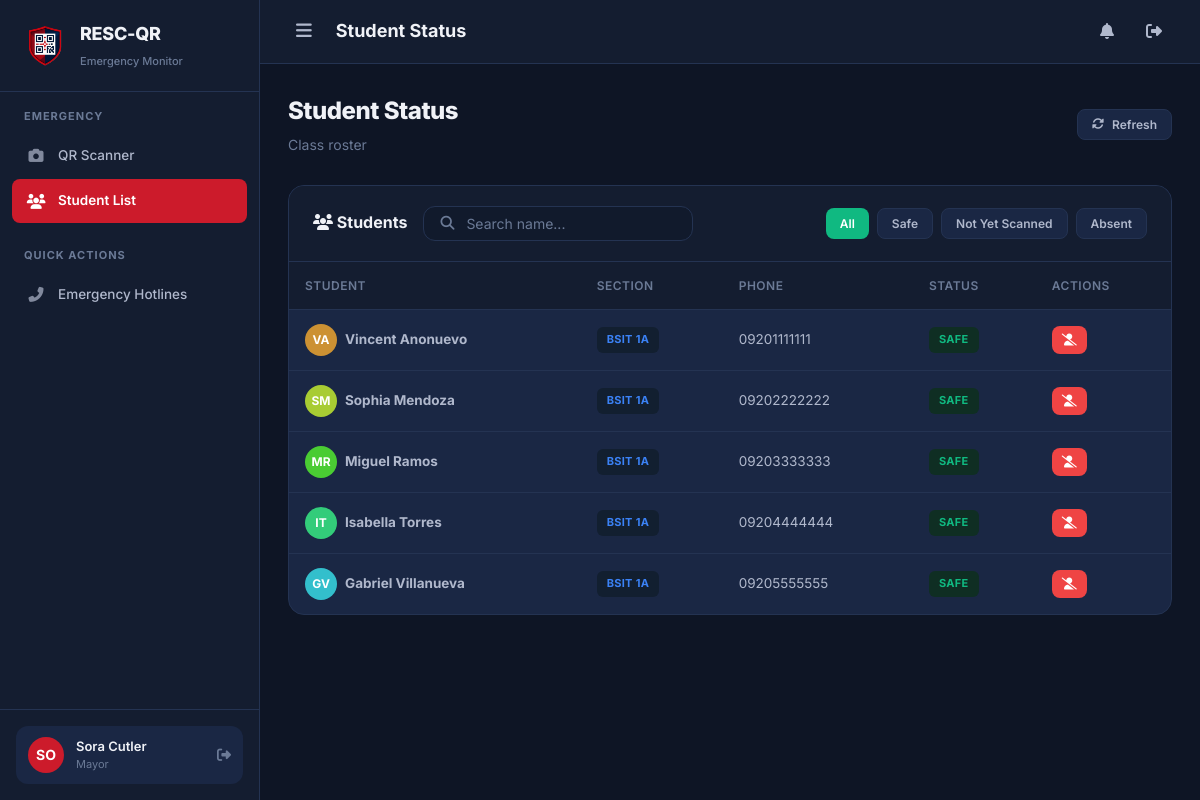
The app's page /scan/students (signed in) with its own data.
### tables this page shows
CREATE TABLE IF NOT EXISTS `student` (
    `student_id` INT AUTO_INCREMENT PRIMARY KEY,
    `class_id` INT NOT NULL,
    `first_name` VARCHAR(100) NOT NULL,
    `last_name` VARCHAR(100) NOT NULL,
    `email` VARCHAR(150) DEFAULT NULL,
    `password_hash` VARCHAR(255) DEFAULT NULL,
    `phone` VARCHAR(20) DEFAULT NULL,
    `course` VARCHAR(100) NOT NULL,
    `year_level` VARCHAR(20) NOT NULL,
    `qr_code_value` VARCHAR(255) DEFAULT NULL UNIQUE,
    `profile_image` VARCHAR(255) DEFAULT NULL,
    `profile_status` ENUM('Active','Inactive') DEFAULT 'Active',
    `created_at` DATETIME DEFAULT CURRENT_TIMESTAMP,
    `updated_at` DATETIME DEFAULT CURRENT_TIMESTAMP ON UPDATE CURRENT_TIMESTAMP,
    FOREIGN KEY (`class_id`) REFERENCES `class`(`class_id`) ON DELETE CASCADE
);

CREATE TABLE IF NOT EXISTS `class` (
    `class_id` INT AUTO_INCREMENT PRIMARY KEY,
    `section_name` VARCHAR(100) NOT NULL,
    `program` VARCHAR(150) NOT NULL,
    `year_level` VARCHAR(20) NOT NULL,
    `created_at` DATETIME DEFAULT CURRENT_TIMESTAMP,
    `updated_at` DATETIME DEFAULT CURRENT_TIMESTAMP ON UPDATE CURRENT_TIMESTAMP
);

### app/controllers/ScanController.php (called while the page is built, shortened)
<?php
class ScanController extends Controller {
    private $studentModel;
    private $statusModel;
    private $eventModel;
    public function __construct() {
        $this->studentModel = $this->model('Student');
        $this->statusModel  = $this->model('StudentStatus');
        $this->eventModel   = $this->model('EmergencyEvent');
    }
    public function students() {
        $activeEvent = $this->eventModel->getActiveEvent();
        $classId = $_SESSION['class_id'] ?? null;
        $students = [];
        $summary = ['safe_count' => 0, 'missing_count' => 0, 'not_in_class_count' => 0, 'total' => 0];
        if ($activeEvent) {
            $students = $this->statusModel->getStatusesByEvent($activeEvent['event_id'], $classId);
            $summary  = $this->statusModel->getSummary($activeEvent['event_id'], $classId);
        } else {
            $students = $this->studentModel->getAll('', $classId);
            $absentCount = 0;
            $summary['safe_count'] = count($students) - $absentCount;
            $summary['missing_count'] = 0;
            $summary['not_in_class_count'] = $absentCount;
            $summary['total'] = count($students);
        }
        $data = [
            'pageTitle'   => 'Student Status',
            'students'    => $students,
            'summary'     => $summary,
            'activeEvent' => $activeEvent,
            'extraJs'     => ['dashboard.js'],
        ];
        $this->view('mayor/student_list', $data);
    }
}

### core/App.php (called while the page is built, shortened)
<?php
class App {
    protected $controller = 'AuthController';
    protected $method = 'index';
    public function __construct() {
        $url = $this->parseUrl();
        $controllerName = !empty($url[0]) ? ucfirst($url[0]) . 'Controller' : $this->controller;
        $controllerMap = [
            'AuthController'          => 'AuthController',
            'DashboardController'     => 'DashboardController',
            'StudentController'       => 'StudentController',
            'QrController'            => 'QRController',
            'QRController'            => 'QRController',
            'ScanController'          => 'ScanController',
            'EventController'        => 'EventController',
            'ReportController'        => 'ReportController',
            'StudentviewController'   => 'StudentViewController',
            'StudentViewController'   => 'StudentViewController',
            'AttendanceController'    => 'AttendanceController',
            'ApiController'           => 'ApiController',
        ];
        $urlSegment = !empty($url[0]) ? $url[0] : 'auth';
        $possibleController = ucfirst(strtolower($urlSegment)) . 'Controller';
        if (isset($controllerMap[$possibleController])) {
            $controllerName = $controllerMap[$possibleController];
        } elseif ($urlSegment === 'api' && !empty($url[1])) {
            $possibleController = ucfirst(strtolower($url[1])) . 'Controller';
            if (isset($controllerMap[$possibleController])) {
                $controllerName = $controllerMap[$possibleController];
                array_shift($url);
            }
        } else {
            $controllerName = $this->controller;
        }
        $controllerFile = ROOT_PATH . '/app/controllers/' . $controllerName . '.php';
        if (file_exists($controllerFile)) {
            $this->controller = new $controllerName();
        } else {
            require_once ROOT_PATH . '/app/controllers/AuthController.php';
            $this->controller = new AuthController();
        }
        array_shift($url);
        if (!empty($url[0]) && method_exists($this->controller, $url[0])) {
            $this->method = $url[0];
            array_shift($url);
        }
        $this->params = $url ? array_values($url) : [];
        call_user_func_array([$this->controller, $this->method], $this->params);
    }
    private function parseUrl() {
        if (isset($_GET['url'])) {
            return explode('/', filter_var(rtrim($_GET['url'], '/'), FILTER_SANITIZE_URL));
        }
        return [];
    }
}

### index.php (called while the page is built, shortened)
<?php
require_once ROOT_PATH . '/config/app.php';
require_once ROOT_PATH . '/app/helpers/session_helper.php';
require_once ROOT_PATH . '/core/Database.php';
require_once ROOT_PATH . '/core/Model.php';
require_once ROOT_PATH . '/core/Controller.php';
require_once ROOT_PATH . '/core/App.php';
$app = new App();

### core/Database.php (called while the page is built, shortened)
<?php
class Database {
    private static $instance = null;
    private $pdo;
    private function __construct() {
        $dsn = 'mysql:host=' . DB_HOST . ';dbname=' . DB_NAME . ';charset=' . DB_CHARSET;
        $options = [
            PDO::ATTR_ERRMODE            => PDO::ERRMODE_EXCEPTION,
            PDO::ATTR_DEFAULT_FETCH_MODE => PDO::FETCH_ASSOC,
            PDO::ATTR_EMULATE_PREPARES   => false,
        ];
        try {
            $this->pdo = new PDO($dsn, DB_USER, DB_PASS, $options);
        } catch (PDOException $e) {
            die('Database connection failed: ' . $e->getMessage());
        }
    }
    public static function getInstance() {
        if (self::$instance === null) {
            self::$instance = new self();
        }
        return self::$instance;
    }
    public function getConnection() {
        return $this->pdo;
    }
}

### core/Model.php (called while the page is built, shortened)
<?php
class Model {
    protected $db;
    public function __construct() {
        $this->db = Database::getInstance()->getConnection();
    }
    protected function query($sql, $params = []) {
        $stmt = $this->db->prepare($sql);
        $stmt->execute($params);
        return $stmt;
    }
}

### app/models/EmergencyEvent.php (called while the page is built, shortened)
<?php
class EmergencyEvent extends Model {
    public function getActiveEvent() {
        $stmt = $this->query("SELECT * FROM emergency_event WHERE status = 'Active' ORDER BY event_datetime DESC LIMIT 1");
        return $stmt->fetch();
    }
}

### app/models/Student.php (called while the page is built, shortened)
<?php
class Student extends Model {
    public function getAll($search = '', $classId = null) {
        $sql = "SELECT s.*, c.section_name, c.program
                FROM student s
                JOIN class c ON s.class_id = c.class_id
                WHERE s.profile_status = 'Active'";
        $params = [];
        if ($classId) {
            $sql .= " AND s.class_id = :class_id";
            $params[':class_id'] = $classId;
        }
        $sql .= " ORDER BY s.last_name ASC";
        $stmt = $this->query($sql, $params);
        return $stmt->fetchAll();
    }
}

### app/helpers/session_helper.php (called while the page is built, shortened)
<?php
function e($string) {
    return htmlspecialchars($string ?? '', ENT_QUOTES, 'UTF-8');
}

### app/views/mayor/student_list.php (the view, shortened to what this page needs)
<div class="page-header">
    <div>
        <h1>Student Status</h1>
        <p><?= $activeEvent ? e($activeEvent['event_type']) . ' — ' . date('M d, Y g:i A', strtotime($activeEvent['event_datetime'])) : 'Class roster' ?></p>
    </div>
    <button class="btn btn-secondary btn-sm" onclick="refreshStudentList()">
        <i class="fas fa-sync-alt"></i> Refresh
    </button>
</div>
<div class="card">
    <div class="card-header">
        <div class="d-flex align-center gap-2">
            <h3><i class="fas fa-users"></i> Students</h3>
            <div class="search-bar" style="min-width:200px;">
                <i class="fas fa-search"></i>
                <input type="text" id="statusSearch" placeholder="Search name...">
            </div>
        </div>
        <div class="d-flex gap-1">
            <button class="btn btn-sm btn-success status-filter active" data-filter="all">All</button>
            <button class="btn btn-sm btn-secondary status-filter" data-filter="Safe">Safe</button>
            <button class="btn btn-sm btn-secondary status-filter" data-filter="Not Yet Scanned">Not Yet Scanned</button>
            <button class="btn btn-sm btn-secondary status-filter" data-filter="Absent">Absent</button>
        </div>
    </div>
    <div class="card-body" style="padding:0;">
        <div class="table-wrapper">
            <table>
                <thead>
                    <tr><th>Student</th><th>Section</th><th>Phone</th><th>Status</th><th>Actions</th></tr>
                </thead>
                <tbody id="statusBody">
                    <?php if (empty($students)): ?>
                        <tr><td colspan="5" class="text-center text-muted" style="padding:60px;">No student statuses available</td></tr>
                    <?php else: ?>
                        <?php foreach ($students as $s): ?>
                        <?php
                            $status   = $s['status'];
                            $badgeCls = $status === 'Safe'
                                ? 'success'
                                : ($status === 'Not Yet Scanned'
                                    ? 'danger'
                                    : ($status === 'Absent' ? 'warning' : 'info'));
                        ?>
                        <tr class="status-row"
                            data-status="<?= e($status) ?>"
                            data-name="<?= e(strtolower($s['first_name'] . ' ' . $s['last_name'])) ?>"
                            data-student-id="<?= (int)$s['student_id'] ?>">
                            <td>
                                <div class="d-flex align-center gap-1">
                                    <div class="avatar avatar-sm" style="background:hsl(<?= $s['student_id'] * 37 % 360 ?>,60%,50%)">
                                        <?= strtoupper(substr($s['first_name'],0,1) . substr($s['last_name'],0,1)) ?>
                                    </div>
                                    <strong><?= e($s['first_name'] . ' ' . $s['last_name']) ?></strong>
                                </div>
                            </td>
                            <td><span class="badge badge-info"><?= e($s['section_name']) ?></span></td>
                            <td><?= e($s['phone'] ?? '—') ?></td>
                            <td><span class="badge badge-<?= $badgeCls ?>"><?= e($status) ?></span></td>
                            <td>
                                <div class="d-flex gap-1">
                                    <?php if (!$activeEvent && $status !== 'Absent'): ?>
                                        <button class="btn btn-sm btn-danger btn-icon mark-absent"
                                                data-student-id="<?= (int)$s['student_id'] ?>"
                                                title="Mark Absent">
                                            <i class="fas fa-user-slash"></i>
                                        </button>
                                    <?php endif; ?>
                                </div>
                            </td>
                        </tr>
                        <?php endforeach; ?>
                    <?php endif; ?>
                </tbody>
            </table>
        </div>
    </div>
</div>

### records on screen
student: first_name+last_name "VA", first_name+last_name "Vincent Anonuevo", class.section_name "BSIT 1A", phone "09201111111", status "SAFE"
student: first_name+last_name "SM", first_name+last_name "Sophia Mendoza", class.section_name "BSIT 1A", phone "09202222222", status "SAFE"
student: first_name+last_name "MR", first_name+last_name "Miguel Ramos", class.section_name "BSIT 1A", phone "09203333333", status "SAFE"
student: first_name+last_name "IT", first_name+last_name "Isabella Torres", class.section_name "BSIT 1A", phone "09204444444", status "SAFE"
student: first_name+last_name "GV", first_name+last_name "Gabriel Villanueva", class.section_name "BSIT 1A", phone "09205555555", status "SAFE"

### other values on screen
APP_NAME "RESC-QR"
$initials "SO"
getUserName() "Sora Cutler"
getUserRole() "Mayor"
$pageTitle "Student Status"
